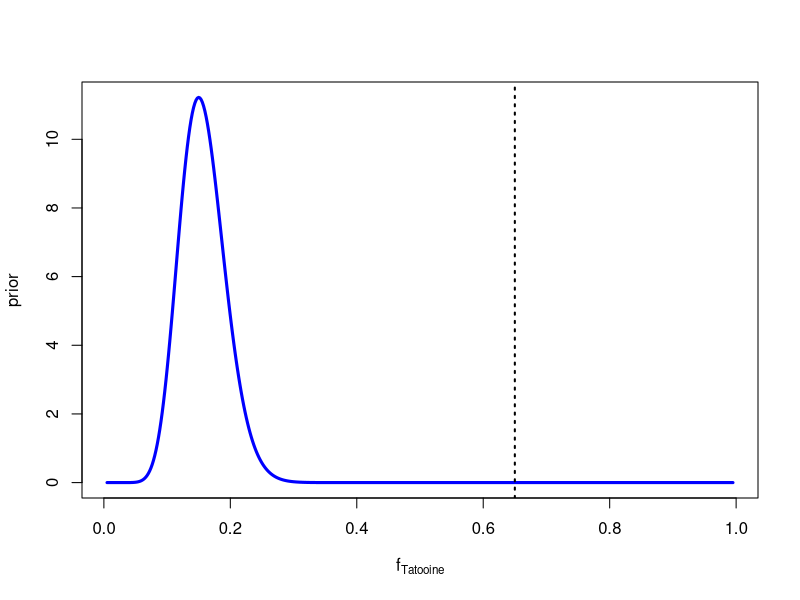
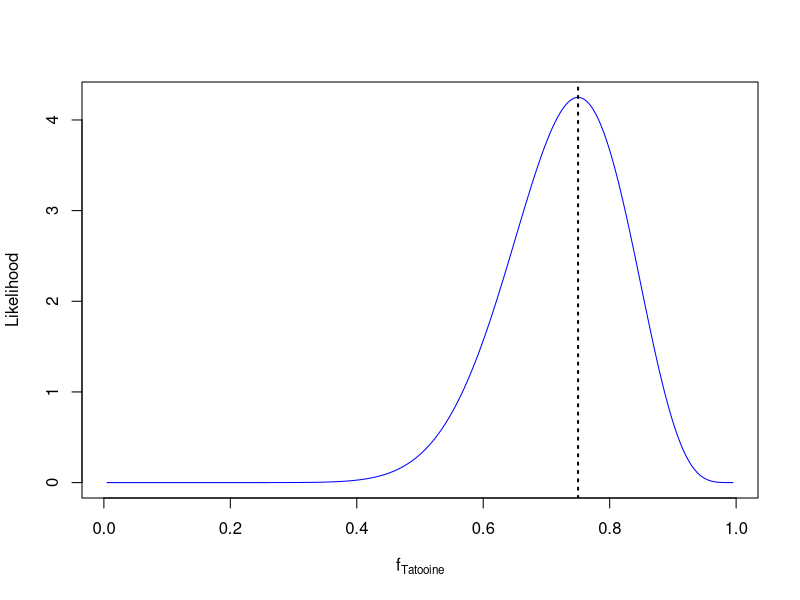
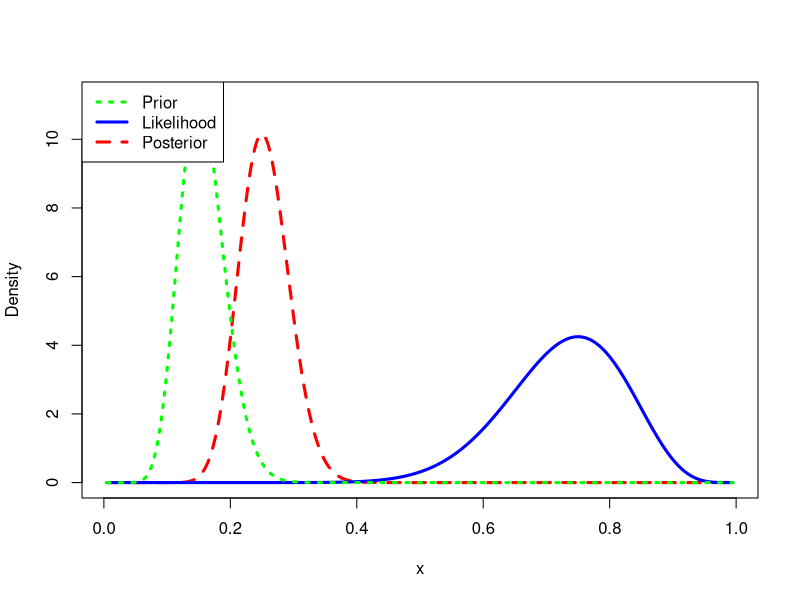
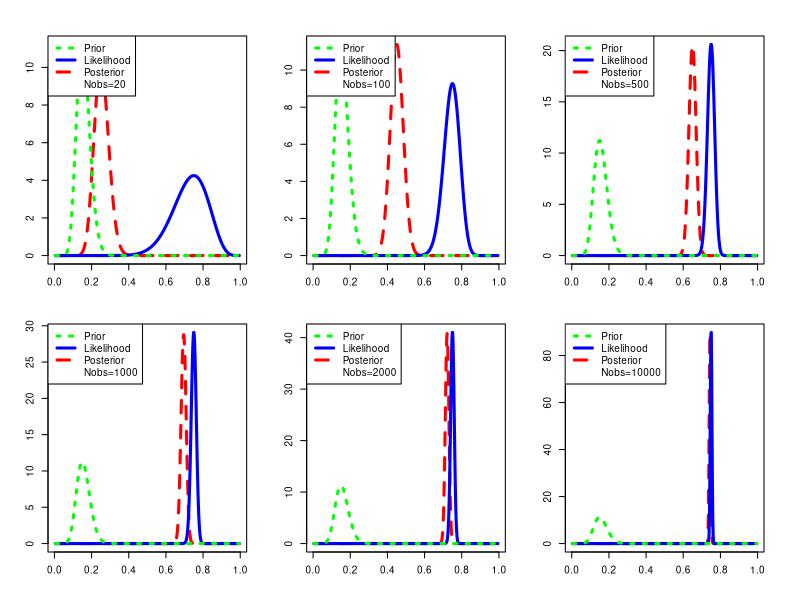

The R script that drew these images, in order:
#Previous knowledge

# Sample size
nobs <- 100
ftatooine <- 0.15
#

#Prior
alpha <- 1+ftatooine*nobs
beta  <- 1+(1-ftatooine)*nobs

#Plot prior
x<-seq(.005, .995, length=500)
y <-dbeta(x, alpha,beta)
plot(x,y, type="l",ylab="prior",xlab=expression(f[Tatooine]),col="blue",lwd=3)
abline(v=0.65,lty=3,lwd=2)

prior <- dbeta(x,alpha,beta)


# 20 obs 
nobs_new <- 20
ftatooine_new <- 0.75

tatooine <- ftatooine_new *nobs_new
notatooine <- (1-ftatooine_new)*nobs_new

x = seq(0.005, 0.995, length = 500)
like <- dbeta(x,tatooine+1,notatooine+1)
plot(x,like,type="l",col="blue",ylab="Likelihood",xlab=expression(f[Tatooine]))
abline(v=0.75,lty=3,lwd=2)



post=dbeta(x,alpha+tatooine, beta+notatooine)
m=max(c(prior,like,post))
plot(x,post,type="l", ylab="Density", lty=2, lwd=3,
ylim=c(0,m),col="red")
lines(x,like,lty=1, lwd=3,col="blue")
lines(x,prior,lty=3, lwd=3,col="green")
legend("topleft",c("Prior","Likelihood","Posterior"),
lty=c(3,1,2), lwd=c(3,3,3), col=c("green","blue","red"))
  


# Plot a mosaic 
par(mfrow = c(2, 3))
par(cex = 0.6)
par(mar = c(3, 3, 2, 2), oma = c(1, 1, 1, 1))
v_obs<-c(1,5,25,50,100,500)
for(i in 1:6){
n_spirals <-v_obs[i]*tatooine
n_nospirals <- v_obs[i]*notatooine
post=dbeta(x,alpha+n_spirals, beta+n_nospirals)
like <- dbeta(x,n_spirals+1,n_nospirals+1)
m=max(c(prior,like,post))
plot(x,post,type="l", ylab="Density", lty=2, lwd=3,
     ylim=c(0,m),col="red")
lines(x,like,lty=1, lwd=3,col="blue")
lines(x,prior,lty=3, lwd=3,col="green")
legend("topleft",c("Prior","Likelihood","Posterior",paste("Nobs=",v_obs[i]*tatooine+v_obs[i]*notatooine,sep="")),
       lty=c(3,1,2,1), lwd=c(3,3,3,0), col=c("green","blue","red"))
}


